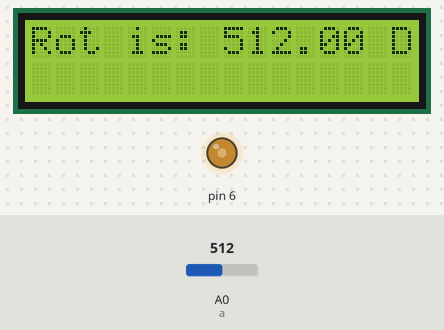
The sketch below on a simulated Arduino Uno, built with avr-gcc and run on an emulated ATmega328P. Parts: 16×2 character LCD, output pins drawn as LEDs (lit = HIGH). The test bench sets the inputs (shaded band); at power-on: A0 (a) = 512. What the sketch prints to the serial monitor is not drawn.

Above: at 1.2 s.
1.3 s: A0 (a) set to 716
At 2.7 s:
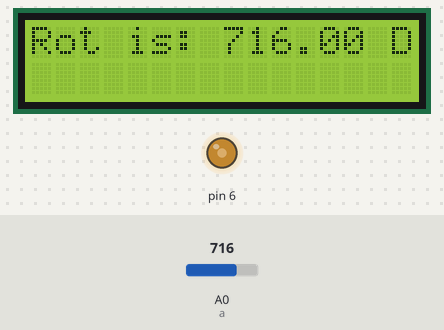
3.5 s: A0 (a) set to 900
At 4.7 s:
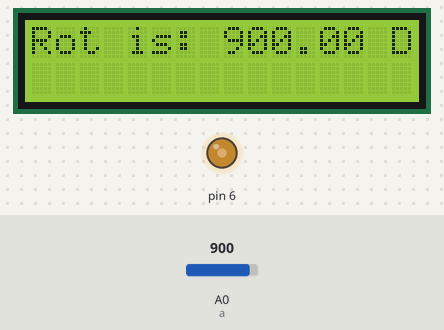
5.5 s: A0 (a) set to 1023
At 6.6 s:
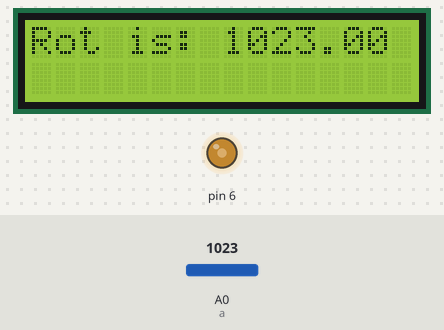
Timing chart, 0 to 8.5 s (numbered marks = the images above; inputs shaded):
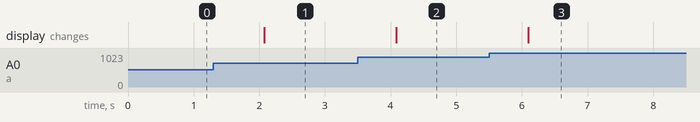

The sketch:

serial_rotation.ino
```cpp
 /*


 The circuit:


 * LCD RS pin to digital pin  12
 * LCD Enable pin to digital pin 11
 * LCD D4 pin to digital pin 5
  * LCD D5 pin to digital pin 4
 * LCD D6 pin to digital pin 3
 * LCD D7 pin  to digital pin 2
 * LCD R/W pin to ground
 * LCD VSS pin to ground
 * LCD  VCC pin to 5V
 * LCD K pin to ground
 * LCD A pin to 5V
 * LCD V0 pin to  digital pin 6
 * LED to pin 13


 put a 110 ohm resistance in series  with the thermistor, the side of 110 resistance to 5V
 the side of the thermistor  to GND and the point where the thermistor and the resistance meet
 to analog input  A0


 */


#include <LiquidCrystal.h>

LiquidCrystal  lcd(12,11,5,4,3,2);//configure the lcd

#define a A0 // analog input to read  the voltage of the thermistor
double b;// an intermediate variable
double  R;
void setup() {
analogWrite(6,120);// configure the contrast of the lcd
lcd.begin(16,2);
Serial.begin(115200);//  using serial to send data to the computer
}

void loop() {
  R=analogRead(a);//  get the value in the A0
  Serial.println(R);// send the temperature  in using serial

  // display the temperature in the lcd
  lcd.clear();
  lcd.print("Rot is: ");
  lcd.print(R);
  lcd.print(" D");

  // trigger the security alarm if the temperature is higher than 60 degree
  if ((R)>60){
      digitalWrite(13,HIGH);
      delay(500);
      digitalWrite(13,LOW);
      delay(500);
  }
 else{
  delay(1000);
  }
  // in the both  cases there will be a delay of 1s between sending the temperature to the computer
  // and display in in the lcd
 }
```

Measured:
- after the input at 1.3 s, the display: changes after 0.78 s (image 1)
- after the input at 3.5 s, the display: changes after 0.59 s (image 2)
- after the input at 5.5 s, the display: changes after 0.60 s (image 3)
